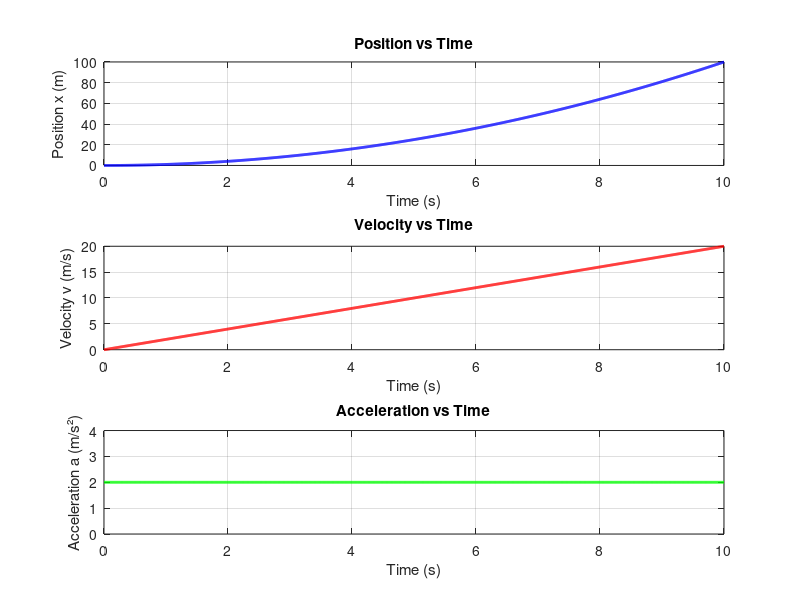

The MATLAB source for this figure: (Note: this script raises an error after producing the figure.)
%% Example 1: Motion of a block on a frictionless surface
% F = m*a => a = F/m
% Integrating: v(t) = v0 + (F/m)*t
% Integrating: x(t) = x0 + v0*t + 0.5*(F/m)*t^2

clear; clc; close all;

%% Parameters
m = 5;          % Mass (kg)
F = 10;         % Applied horizontal force (N)

%% Initial Conditions
x0 = 0;         % Initial position (m)
v0 = 0;         % Initial velocity (m/s)

%% Time vector
t = linspace(0, 10, 1000);   % 0 to 10 seconds

%% Equations of Motion (analytical solution)
a = F / m;                          % Acceleration (m/s^2) - constant
v = v0 + a * t;                     % Velocity (m/s)
x = x0 + v0*t + 0.5 * a * t.^2;   % Position (m)

%% Plot Results
figure('Name', 'Block Motion on Frictionless Surface', 'NumberTitle', 'off');

subplot(3,1,1)
plot(t, x, 'b-', 'LineWidth', 2)
xlabel('Time (s)')
ylabel('Position x (m)')
title('Position vs Time')
grid on

subplot(3,1,2)
plot(t, v, 'r-', 'LineWidth', 2)
xlabel('Time (s)')
ylabel('Velocity v (m/s)')
title('Velocity vs Time')
grid on

subplot(3,1,3)
plot(t, a * ones(size(t)), 'g-', 'LineWidth', 2)
xlabel('Time (s)')
ylabel('Acceleration a (m/s²)')
title('Acceleration vs Time')
ylim([0, a*2])
grid on

sgtitle(sprintf('Frictionless Block Motion  |  m = %.1f kg,  F = %.1f N', m, F))
